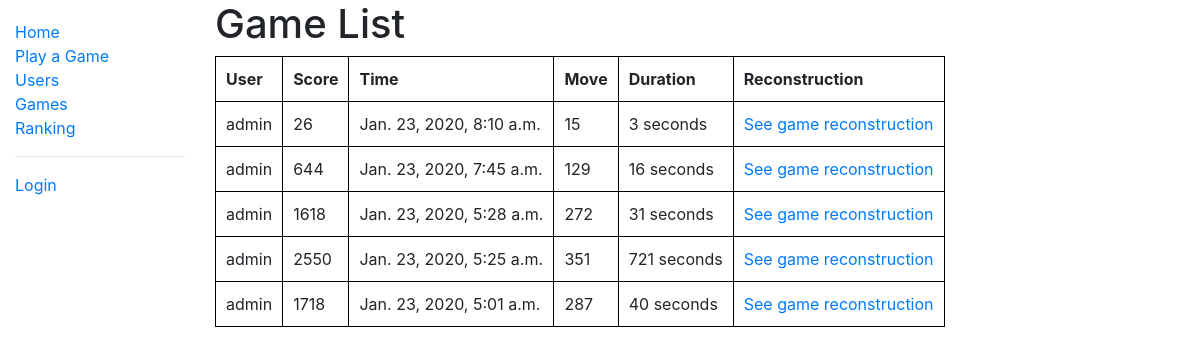
/two_zero_four_eight/games/, run on an earlier commit of the app's database.
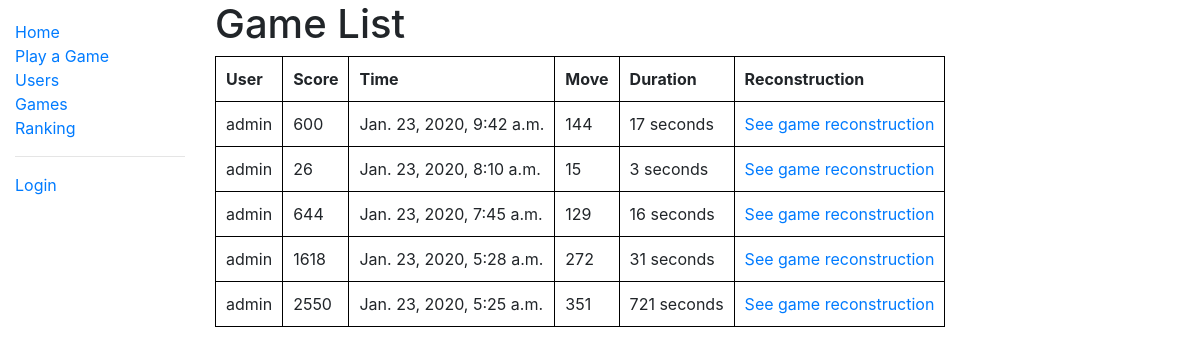
And on a later commit of the database.
### two_zero_four_eight/models.py (models this page shows, shortened)
class Game(models.Model):
    player = models.ForeignKey(User, on_delete=models.SET_NULL, null=True, blank=True)
    score = models.PositiveIntegerField(verbose_name='Score', default=1)
    started_at = models.DateTimeField(default=timezone.now)
    duration_second = models.PositiveIntegerField(verbose_name='Duration in Second')
    time_2048_second = models.PositiveIntegerField(verbose_name='Time taken to achieve 2048', null=True, blank=True)
    move = models.PositiveIntegerField(verbose_name='Number of Moves', default=0)
    useless_move = models.IntegerField(verbose_name='Number of useless moves', default=0)
    game_reconstruction = models.TextField(verbose_name='Game Reconstruction', null=True, default=None)
    class Meta:
        ordering = ['-started_at']
    def get_absolute_url(self):
        return reverse('game-detail', args=[str(self.id)])

class User(AbstractUser):
    game_played = models.IntegerField(verbose_name='Number of Games Played', default=0)
    highest_score = models.PositiveIntegerField(verbose_name='Highest Score', null=True, blank=True)
    fastest_solve = models.PositiveIntegerField(verbose_name='Fastest Solve', null=True, blank=True)
    experience = models.IntegerField(verbose_name='Experience', default=0)
    money_deposited = models.IntegerField(verbose_name='Money Deposited', default=0)
    num_follower = models.IntegerField(verbose_name='Followers', default=0)
    num_following = models.IntegerField(verbose_name='Followings', default=0)
    class Meta:
        ordering = ['date_joined']

### two_zero_four_eight/views.py (the view)
# urls.py: path('games/', views.GameListView.as_view(), name='games'),
class GameListView(generic.ListView):
    model = Game
    paginate_by = 5

### two_zero_four_eight/templates/two_zero_four_eight/game_list.html
{% extends "base_generic.html" %}
{% block content %}
  <h1>Game List</h1>
  {% if game_list %}
    <table>
      <tr>
        <th>User</th>
        <th>Score</th>
        <th>Time</th>
        <th>Move</th>
        <th>Duration</th>
        <th>Reconstruction</th>
      </tr>
      {% for game in game_list %}
        <tr>
          <td>{{ game.player }}</td>
          <td>{{ game.score }}</td>
          <td>{{ game.started_at }}</td>
          <td>{{ game.move }}</td>
          <td>{{ game.duration_second }} seconds</td>
          <td><a href="{{ game.get_absolute_url }}">See game reconstruction</a></td>
        </tr>
      {% endfor %}
    </table>
  {% else %}
    <p>There are no games in the library.</p>
  {% endif %}
{% endblock %}

What changed in the data, as far as the page shows it:
no longer on this page (row unchanged): Game: player "admin", score "1718", started_at "Jan. 23, 2020, 5:01 a.m.", move "287", duration_second "40"
added Game: player "admin", score "600", started_at "Jan. 23, 2020, 9:42 a.m.", move "144", duration_second "17"
